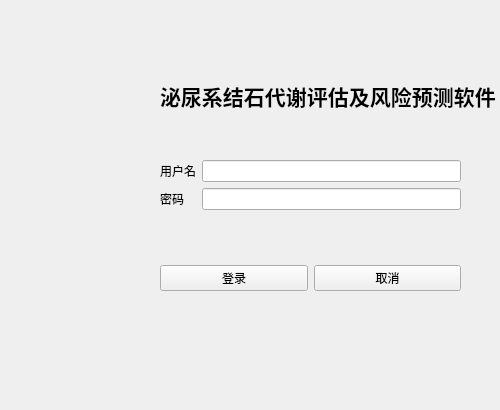
<?xml version="1.0" encoding="UTF-8"?>
<ui version="4.0">
 <class>Form</class>
 <widget class="QWidget" name="Form">
  <property name="geometry">
   <rect>
    <x>0</x>
    <y>0</y>
    <width>500</width>
    <height>410</height>
   </rect>
  </property>
  <property name="windowTitle">
   <string>泌尿系结石代谢评估及风险预测软件</string>
  </property>
  <widget class="QWidget" name="verticalLayoutWidget">
   <property name="geometry">
    <rect>
     <x>160</x>
     <y>160</y>
     <width>301</width>
     <height>131</height>
    </rect>
   </property>
   <layout class="QVBoxLayout" name="verticalLayout">
    <item>
     <layout class="QFormLayout" name="formLayout">
      <item row="0" column="0">
       <widget class="QLabel" name="label">
        <property name="text">
         <string>用户名</string>
        </property>
       </widget>
      </item>
      <item row="0" column="1">
       <widget class="QLineEdit" name="name"/>
      </item>
      <item row="1" column="0">
       <widget class="QLabel" name="label_2">
        <property name="text">
         <string>密码</string>
        </property>
       </widget>
      </item>
      <item row="1" column="1">
       <widget class="QLineEdit" name="password">
        <property name="echoMode">
         <enum>QLineEdit::Password</enum>
        </property>
       </widget>
      </item>
      <item row="3" column="0">
       <layout class="QHBoxLayout" name="horizontalLayout"/>
      </item>
     </layout>
    </item>
    <item>
     <layout class="QHBoxLayout" name="horizontalLayout_2">
      <item>
       <widget class="QPushButton" name="btnLogin">
        <property name="text">
         <string>登录</string>
        </property>
       </widget>
      </item>
      <item>
       <widget class="QPushButton" name="btnCancle">
        <property name="text">
         <string>取消</string>
        </property>
       </widget>
      </item>
     </layout>
    </item>
   </layout>
  </widget>
  <widget class="QWidget" name="horizontalLayoutWidget_3">
   <property name="geometry">
    <rect>
     <x>160</x>
     <y>60</y>
     <width>450</width>
     <height>71</height>
    </rect>
   </property>
   <layout class="QHBoxLayout" name="horizontalLayout_3">
    <item>
     <widget class="QLabel" name="label_3">
      <property name="font">
       <font>
        <pointsize>16</pointsize>
        <weight>75</weight>
        <bold>true</bold>
       </font>
      </property>
      <property name="text">
       <string>泌尿系结石代谢评估及风险预测软件</string>
      </property>
     </widget>
    </item>
   </layout>
  </widget>
 </widget>
 <resources/>
 <connections/>
</ui>
